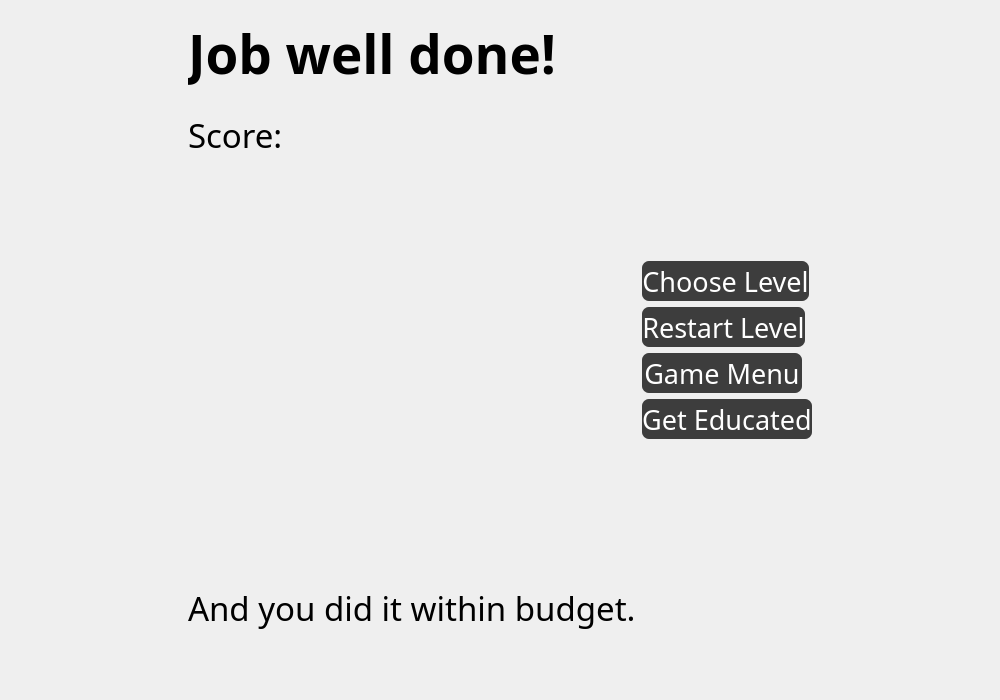
<?xml version="1.0" encoding="UTF-8"?>
<ui version="4.0">
 <class>WinPage</class>
 <widget class="QWidget" name="WinPage">
  <property name="geometry">
   <rect>
    <x>0</x>
    <y>0</y>
    <width>1000</width>
    <height>700</height>
   </rect>
  </property>
  <property name="windowTitle">
   <string>Form</string>
  </property>
  <property name="styleSheet">
   <string notr="true"/>
  </property>
  <layout class="QGridLayout" name="gridLayout_2">
   <item row="0" column="0">
    <spacer name="horizontalSpacer">
     <property name="orientation">
      <enum>Qt::Horizontal</enum>
     </property>
     <property name="sizeHint" stdset="0">
      <size>
       <width>40</width>
       <height>20</height>
      </size>
     </property>
    </spacer>
   </item>
   <item row="0" column="1">
    <layout class="QGridLayout" name="gridLayout">
     <item row="0" column="0">
      <layout class="QVBoxLayout" name="verticalLayout_3">
       <item>
        <layout class="QVBoxLayout" name="verticalLayout_2">
         <item>
          <widget class="QLabel" name="congratulationsLabel">
           <property name="font">
            <font>
             <family>Menlo</family>
             <pointsize>40</pointsize>
             <weight>75</weight>
             <bold>true</bold>
            </font>
           </property>
           <property name="text">
            <string>Job well done! </string>
           </property>
           <property name="alignment">
            <set>Qt::AlignBottom|Qt::AlignLeading|Qt::AlignLeft</set>
           </property>
          </widget>
         </item>
         <item>
          <widget class="QLabel" name="label_2">
           <property name="font">
            <font>
             <family>Menlo</family>
             <pointsize>25</pointsize>
            </font>
           </property>
           <property name="text">
            <string>Score:</string>
           </property>
           <property name="alignment">
            <set>Qt::AlignLeading|Qt::AlignLeft|Qt::AlignVCenter</set>
           </property>
          </widget>
         </item>
        </layout>
       </item>
       <item>
        <widget class="QLabel" name="thumbsUp">
         <property name="minimumSize">
          <size>
           <width>341</width>
           <height>340</height>
          </size>
         </property>
         <property name="maximumSize">
          <size>
           <width>341</width>
           <height>340</height>
          </size>
         </property>
         <property name="text">
          <string/>
         </property>
         <property name="pixmap">
          <pixmap>Images/thumbs_up.jpg</pixmap>
         </property>
         <property name="alignment">
          <set>Qt::AlignCenter</set>
         </property>
        </widget>
       </item>
       <item>
        <widget class="QLabel" name="label">
         <property name="font">
          <font>
           <family>Menlo</family>
           <pointsize>25</pointsize>
          </font>
         </property>
         <property name="text">
          <string>And you did it within budget.</string>
         </property>
         <property name="alignment">
          <set>Qt::AlignLeading|Qt::AlignLeft|Qt::AlignVCenter</set>
         </property>
        </widget>
       </item>
      </layout>
     </item>
     <item row="0" column="1">
      <layout class="QVBoxLayout" name="verticalLayout">
       <item>
        <spacer name="verticalSpacer_2">
         <property name="orientation">
          <enum>Qt::Vertical</enum>
         </property>
         <property name="sizeHint" stdset="0">
          <size>
           <width>20</width>
           <height>40</height>
          </size>
         </property>
        </spacer>
       </item>
       <item>
        <widget class="QPushButton" name="chooseLevelButton">
         <property name="sizePolicy">
          <sizepolicy hsizetype="Fixed" vsizetype="Fixed">
           <horstretch>0</horstretch>
           <verstretch>0</verstretch>
          </sizepolicy>
         </property>
         <property name="minimumSize">
          <size>
           <width>160</width>
           <height>40</height>
          </size>
         </property>
         <property name="font">
          <font>
           <family>Menlo</family>
           <pointsize>20</pointsize>
          </font>
         </property>
         <property name="styleSheet">
          <string notr="true">QPushButton{
border-style:solid;
background-color:#3d3d3d;
color:#fff;
border-radius:7px;
}

QPushButton:hover{
border-style:solid;
border-width: 3px;
border-color:#2DEC6C;
border-radius:7px;
}</string>
         </property>
         <property name="text">
          <string>Choose Level</string>
         </property>
        </widget>
       </item>
       <item>
        <widget class="QPushButton" name="restartLevelButton">
         <property name="sizePolicy">
          <sizepolicy hsizetype="Fixed" vsizetype="Fixed">
           <horstretch>0</horstretch>
           <verstretch>0</verstretch>
          </sizepolicy>
         </property>
         <property name="minimumSize">
          <size>
           <width>160</width>
           <height>40</height>
          </size>
         </property>
         <property name="font">
          <font>
           <family>Menlo</family>
           <pointsize>20</pointsize>
          </font>
         </property>
         <property name="styleSheet">
          <string notr="true">QPushButton{
border-style:solid;
background-color:#3d3d3d;
color:#fff;
border-radius:7px;
}

QPushButton:hover{
border-style:solid;
border-width: 3px;
border-color:#2DEC6C;
border-radius:7px;
}</string>
         </property>
         <property name="text">
          <string>Restart Level</string>
         </property>
        </widget>
       </item>
       <item>
        <widget class="QPushButton" name="gameMenuButton">
         <property name="sizePolicy">
          <sizepolicy hsizetype="Fixed" vsizetype="Fixed">
           <horstretch>0</horstretch>
           <verstretch>0</verstretch>
          </sizepolicy>
         </property>
         <property name="minimumSize">
          <size>
           <width>160</width>
           <height>40</height>
          </size>
         </property>
         <property name="font">
          <font>
           <family>Menlo</family>
           <pointsize>20</pointsize>
          </font>
         </property>
         <property name="styleSheet">
          <string notr="true">QPushButton{
border-style:solid;
background-color:#3d3d3d;
color:#fff;
border-radius:7px;
}

QPushButton:hover{
border-style:solid;
border-width: 3px;
border-color:#2DEC6C;
border-radius:7px;
}</string>
         </property>
         <property name="text">
          <string>Game Menu</string>
         </property>
        </widget>
       </item>
       <item>
        <widget class="QPushButton" name="getEducatedButton">
         <property name="sizePolicy">
          <sizepolicy hsizetype="Fixed" vsizetype="Fixed">
           <horstretch>0</horstretch>
           <verstretch>0</verstretch>
          </sizepolicy>
         </property>
         <property name="minimumSize">
          <size>
           <width>160</width>
           <height>40</height>
          </size>
         </property>
         <property name="font">
          <font>
           <family>Menlo</family>
           <pointsize>20</pointsize>
          </font>
         </property>
         <property name="styleSheet">
          <string notr="true">QPushButton{
border-style:solid;
background-color:#3d3d3d;
color:#fff;
border-radius:7px;
}

QPushButton:hover{
border-style:solid;
border-width: 3px;
border-color:#2DEC6C;
border-radius:7px;
}</string>
         </property>
         <property name="text">
          <string>Get Educated</string>
         </property>
        </widget>
       </item>
       <item>
        <spacer name="verticalSpacer">
         <property name="orientation">
          <enum>Qt::Vertical</enum>
         </property>
         <property name="sizeHint" stdset="0">
          <size>
           <width>20</width>
           <height>40</height>
          </size>
         </property>
        </spacer>
       </item>
      </layout>
     </item>
    </layout>
   </item>
   <item row="0" column="2">
    <spacer name="horizontalSpacer_2">
     <property name="orientation">
      <enum>Qt::Horizontal</enum>
     </property>
     <property name="sizeHint" stdset="0">
      <size>
       <width>40</width>
       <height>20</height>
      </size>
     </property>
    </spacer>
   </item>
  </layout>
 </widget>
 <resources/>
 <connections/>
</ui>
